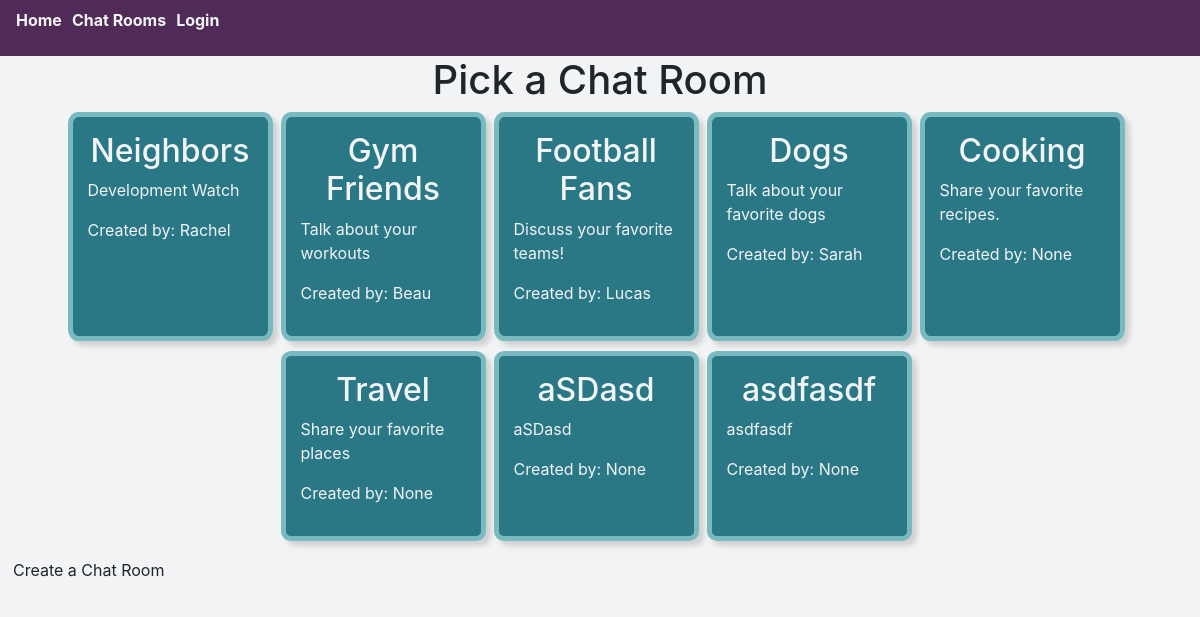
The page /chat_rooms/ on the database as committed earlier.
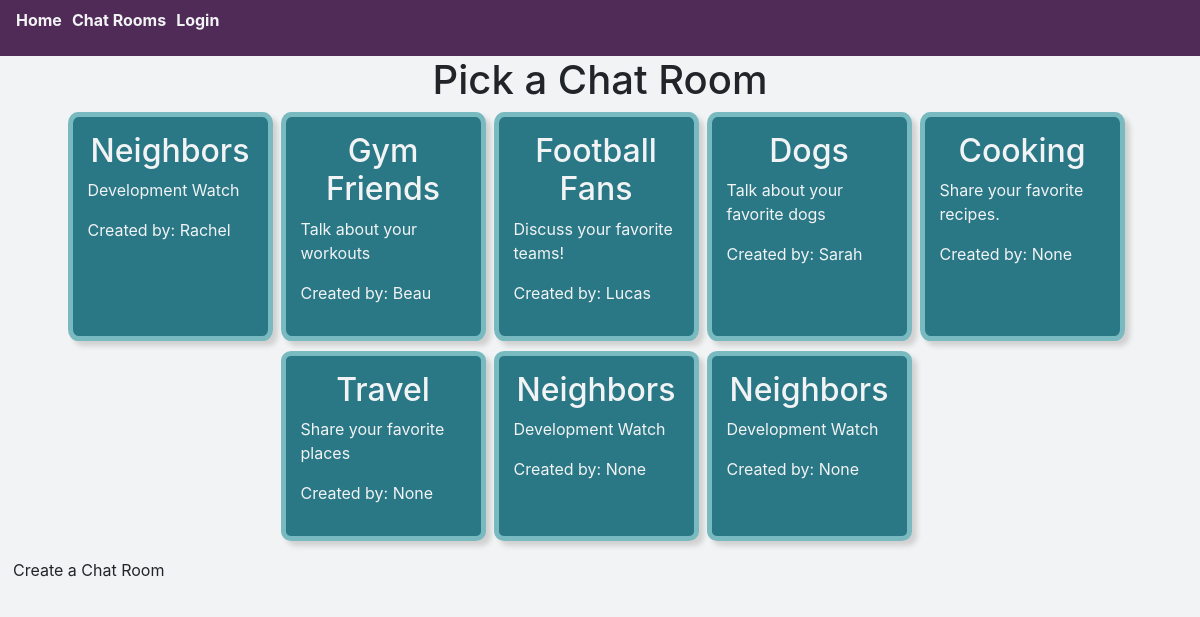
The same page on the database as committed later.
### chat_app/models.py (models this page shows, shortened)
class Room(models.Model):
    name = models.CharField(max_length=255)
    description = models.CharField(max_length=255, null=True)
    created_by = models.ForeignKey(User, on_delete=models.CASCADE, null=True, related_name='rooms')
    members = models.ManyToManyField(User)

### chat_app/views.py (the view)
# urls.py: path('chat_rooms/', views.ListView.as_view(), name='chat_rooms'),
class ListView(generic.ListView):
    model = Room
    template_name = 'chat_app/chat_rooms.html'

### chat_app/templates/chat_app/chat_rooms.html
{% extends 'chat_app/base.html' %}
{% block content %}
<h1 class="d-flex justify-content-center">Pick a Chat Room</h1>
<div class="rooms-container row d-flex justify-content-center">
  {% for room in object_list %}
  <div class="card room-card col-2 mr-2">
    <h2><a href="{% url 'chat_app:chat_detail' room.id %}" class="room-name">{{room.name}}</a></h2>
    <p>{{room.description}}</p>
    <p>Created by: {{room.created_by}}</p>
  </div>
  {% endfor %}
</div>
<a href="{% url 'chat_app:create_room' %}" class="btn">Create a Chat Room</a>
{% endblock content %}

Rows that differ between the two databases and show on the page:
removed Room: name "aSDasd", description "aSDasd", created_by "None"
removed Room: name "asdfasdf", description "asdfasdf", created_by "None"
added Room: name "Neighbors", description "Development Watch", created_by "None"
added Room: name "Neighbors", description "Development Watch", created_by "None"
